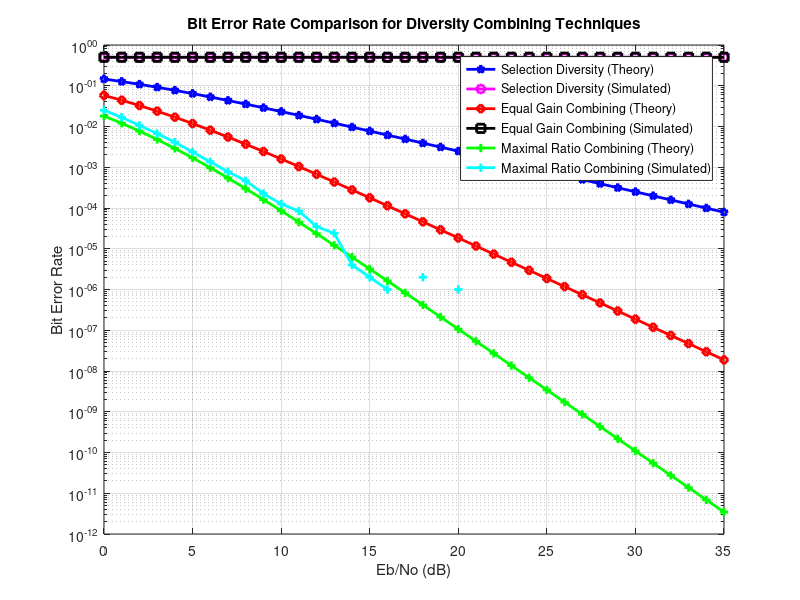

MATLAB code to generate this figure:
N = 1e6; % number of bits or symbols

% Transmitter
bits = rand(1, N) > 0.5; % generating 0,1 with equal probability
symbols = 2 * bits - 1; % BPSK modulation 0 -> -1; 1 -> 0

numRx = [1, 2, 3];
EbN0dB = 0:35; % multiple Eb/N0 values

numErrors = zeros(length(numRx), length(EbN0dB));

for jj = 1:length(numRx)
    for ii = 1:length(EbN0dB)
        noise = (1/sqrt(2)) * (randn(numRx(jj), N) + 1i * randn(numRx(jj), N)); % white Gaussian noise, 0 dB variance
        channel = (1/sqrt(2)) * (randn(numRx(jj), N) + 1i * randn(numRx(jj), N)); % Rayleigh channel

        % Channel and noise addition
        symbolDup = repmat(symbols, numRx(jj), 1);
        receivedSignal = channel .* symbolDup + 10^(-EbN0dB(ii) / 20) * noise;

        % Equalization and combining
        if jj == 1
            % Selection Diversity
            equalizedSignal = max(abs(channel) .* receivedSignal, [], 1);
        elseif jj == 2
            % Equal Gain Combining
            equalizedSignal = sum(receivedSignal, 1) / numRx(jj);
        else
            % Maximal Ratio Combining
            equalizedSignal = sum(conj(channel) .* receivedSignal, 1) ./ sum(channel .* conj(channel), 1);
        end

        % Receiver - hard decision decoding
        decodedBits = real(equalizedSignal) > 0;

        % Counting the errors
        numErrors(jj, ii) = sum(bits ~= decodedBits);
    end
end

simulatedBER = numErrors / N; % simulated bit error rate
EbN0Lin = 10.^(EbN0dB / 10);
theoryBER_nRx1 = 0.5 * (1 - (1 + 1 ./ EbN0Lin).^(-0.5));
p = 1/2 - 1/2 * (1 + 1 ./ EbN0Lin).^(-1/2);
theoryBER_nRx2 = p.^2 .* (1 + 2 * (1 - p));
theoryBER_nRx3 = p.^3 .* (1 + 3 * (1 - p) + 3 * (1 - p).^2);

figure;
semilogy(EbN0dB, theoryBER_nRx1, 'bp-', 'LineWidth', 2, 'DisplayName', 'Selection Diversity (Theory)');
hold on;
semilogy(EbN0dB, simulatedBER(1, :), 'mo-', 'LineWidth', 2, 'DisplayName', 'Selection Diversity (Simulated)');
semilogy(EbN0dB, theoryBER_nRx2, 'rd-', 'LineWidth', 2, 'DisplayName', 'Equal Gain Combining (Theory)');
semilogy(EbN0dB, simulatedBER(2, :), 'ks-', 'LineWidth', 2, 'DisplayName', 'Equal Gain Combining (Simulated)');
semilogy(EbN0dB, theoryBER_nRx3, 'g+-', 'LineWidth', 2, 'DisplayName', 'Maximal Ratio Combining (Theory)');
semilogy(EbN0dB, simulatedBER(3, :), 'c+-', 'LineWidth', 2, 'DisplayName', 'Maximal Ratio Combining (Simulated)');
legend;
xlabel('Eb/No (dB)');
ylabel('Bit Error Rate');
title('Bit Error Rate Comparison for Diversity Combining Techniques');
grid on;
